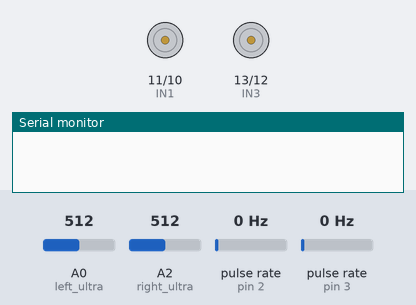
Recording of a sketch running on a simulated Arduino Uno, built with avr-gcc and run on an emulated ATmega328P. On the bench: motor-driver pin pairs drawn as motors (green arrow = first pin HIGH = forward, orange = second pin HIGH = backward, longer = more drive, scaled by the enable pin), the last lines printed to the serial monitor. Wiring (inferred from the names in the program): 2 × pulse sensor: data pin 2 / data pin 3. The inputs (shaded band) are chosen by the test bench; at power-on: A0 (left_ultra) = 512, A2 (right_ultra) = 512, pulse rate (sensors on pin 2, pin 3) 0 Hz.

Above: at 1.2 s.
1.3 s: A0 (left_ultra) set to 716
At 4.0 s:
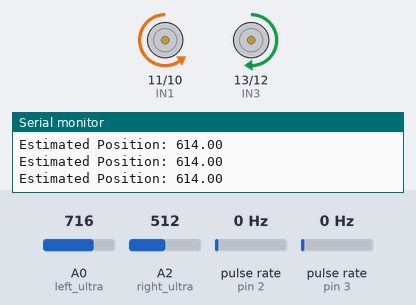
4.3 s: A2 (right_ultra) set to 716
At 5.3 s:
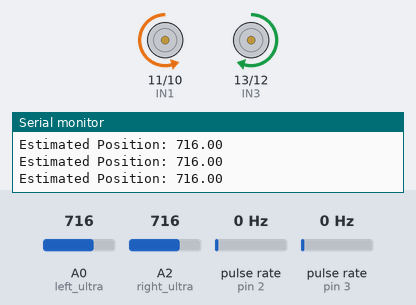
5.8 s: A2 (right_ultra) set to 992
At 6.9 s:
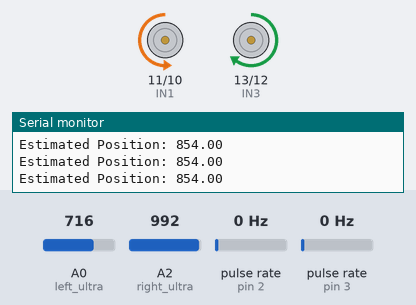
8.8 s: pulse rate (sensor on pin 2) set to 100 Hz
11.8 s: pulse rate (sensor on pin 3) set to 70 Hz
14.8 s: pulse rate (sensor on pin 3) set to 76 Hz
Timing chart, 0 to 18.8 s (numbered marks = the images above; inputs shaded):
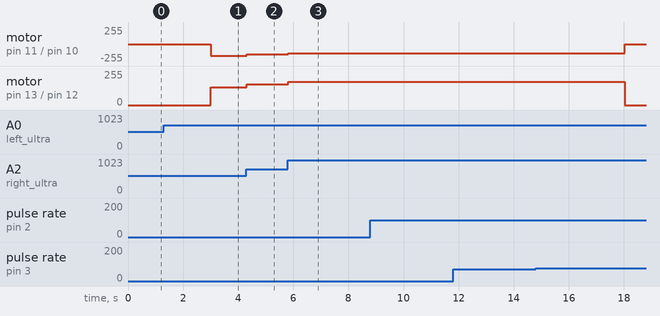

The sketch:

pidultrasonic.ino
```cpp
#include <util/atomic.h>

signed int motor1Speed;
signed int motor2Speed;
unsigned int rpm;     // RPM reading
volatile byte pulses1; // number of pulses for encoder 1
volatile byte pulses2; // number of pulses for encoder 2
unsigned long timeold;
unsigned int pulsesperturnleft = 53;
unsigned int pulsesperturnright = 53;
float wheel_diameter = 67; // Diameter of the wheel in mm
float wheel_circum = (67 / 2) * 6.28; // Circumference of the wheel

// Motor pins
int encoder2_pin = 2;
const int IN2 = 10;
const int IN1 = 11;
const int ENA = 5;

int encoder1_pin = 3;
const int ENB = 6;
const int IN4 = 12;
const int IN3 = 13;

#define left_ultra A0
#define right_ultra A2

float left_distance = 0;
float right_distance = 0;
float distance_error = 0;

// Kalman filter variables
float estimated_position = 0.0;
float estimated_velocity = 0.0;
float position_variance = 1.0;
float measurement_variance = 0.5;
float process_variance = 1.0;

// Encoder counters
void counter1() { pulses1++; }
void counter2() { pulses2++; }

float kalmanFilter(float measurement, float control_input) {
    // Predict step
    estimated_position += control_input;
    position_variance += process_variance;

    // Measurement update
    float kalman_gain = position_variance / (position_variance + measurement_variance);
    estimated_position += kalman_gain * (measurement - estimated_position);
    position_variance *= (1 - kalman_gain);

    return estimated_position;
}

void forward_drive_with_kalman_wall_following(float distance, int base_speed) {
    unsigned int left_pulses_needed = (distance / wheel_circum) * pulsesperturnleft;
    unsigned int right_pulses_needed = (distance / wheel_circum) * pulsesperturnright;

    pulses1 = 0;
    pulses2 = 0;

    unsigned long previousTime = millis();

    // Start motors
    analogWrite(ENB, base_speed);
    analogWrite(ENA, base_speed);
    digitalWrite(IN3, HIGH);
    digitalWrite(IN4, LOW);
    digitalWrite(IN1, LOW);
    digitalWrite(IN2, HIGH);

    while (true) {
        unsigned long currentTime = millis();
        float deltaT = (float)(currentTime - previousTime) / 1000.0; // in seconds
        previousTime = currentTime;

        int pulses_left, pulses_right;

        // Atomically read encoder pulses
        ATOMIC_BLOCK(ATOMIC_RESTORESTATE) {
            pulses_left = pulses1;
            pulses_right = pulses2;
        }

        // Break the loop if both motors reach the target pulses
        if (pulses_left >= left_pulses_needed && pulses_right >= right_pulses_needed) {
            break;
        }

        // Wall-following with ultrasonic sensors
        left_distance = analogRead(left_ultra); // Adjust with necessary conversion
        right_distance = analogRead(right_ultra);
        distance_error = left_distance - right_distance;

        // Apply wall-following logic
        if (distance_error < -20) { // Too close to the left wall
            analogWrite(ENB, base_speed + 20);
            analogWrite(ENA, base_speed - 20);
        } else if (distance_error > 20) { // Too close to the right wall
            analogWrite(ENA, base_speed + 20);
            analogWrite(ENB, base_speed - 20);
        } else {
            analogWrite(ENB, base_speed);
            analogWrite(ENA, base_speed);
        }

        // Kalman filter position estimation
        float encoder_estimate = (pulses_left + pulses_right) / 2.0 * (wheel_circum / pulsesperturnleft);
        float sensor_estimate = (left_distance + right_distance) / 2.0;
        float estimated_position = kalmanFilter(sensor_estimate, encoder_estimate);

        Serial.print("Estimated Position: ");
        Serial.println(estimated_position);

        // Stop motors if either motor reaches required pulses independently
        if (pulses_left >= left_pulses_needed) {
            analogWrite(ENB, 0);
        }
        if (pulses_right >= right_pulses_needed) {
            analogWrite(ENA, 0);
        }
    }

    // Ensure both motors stop after loop
    analogWrite(ENB, 0);
    analogWrite(ENA, 0);
}

void setup() {
    Serial.begin(9600);

    pinMode(encoder1_pin, INPUT);
    pinMode(encoder2_pin, INPUT);
    pinMode(IN3, OUTPUT);
    pinMode(IN4, OUTPUT);
    pinMode(ENB, OUTPUT);
    pinMode(IN1, OUTPUT);
    pinMode(IN2, OUTPUT);
    pinMode(ENA, OUTPUT);
    pinMode(left_ultra, INPUT);
    pinMode(right_ultra, INPUT);

    attachInterrupt(digitalPinToInterrupt(encoder1_pin), counter1, FALLING);
    attachInterrupt(digitalPinToInterrupt(encoder2_pin), counter2, FALLING);

    pulses1 = 0;
    pulses2 = 0;
    timeold = millis();
}

void loop() {
    delay(3000);  // Wait for 3 seconds before starting

    forward_drive_with_kalman_wall_following(600.0, 155); // Drive 600 mm with wall-following and Kalman

    delay(3000);  // Wait before repeating or executing another command
}
```

Measured:
- after the input at 1.3 s, motor on pin 11 (IN1) / pin 10 (IN2): stopped → backward 175/255 after 1.7 s; motor on pin 13 (IN3) / pin 12 (IN4): stopped → forward 135/255 after 1.7 s
- after the input at 4.3 s, motor on pin 11 (IN1) / pin 10 (IN2): backward 175/255 → backward 155/255 at once; motor on pin 13 (IN3) / pin 12 (IN4): forward 135/255 → forward 155/255 at once
- after the input at 5.8 s, motor on pin 11 (IN1) / pin 10 (IN2): backward 155/255 → backward 135/255 at once; motor on pin 13 (IN3) / pin 12 (IN4): forward 155/255 → forward 175/255 at once
